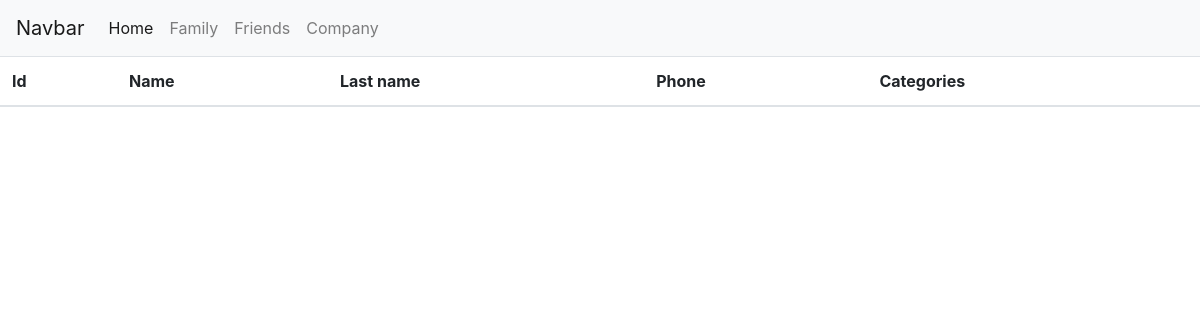
/, run on an earlier commit of the app's database.
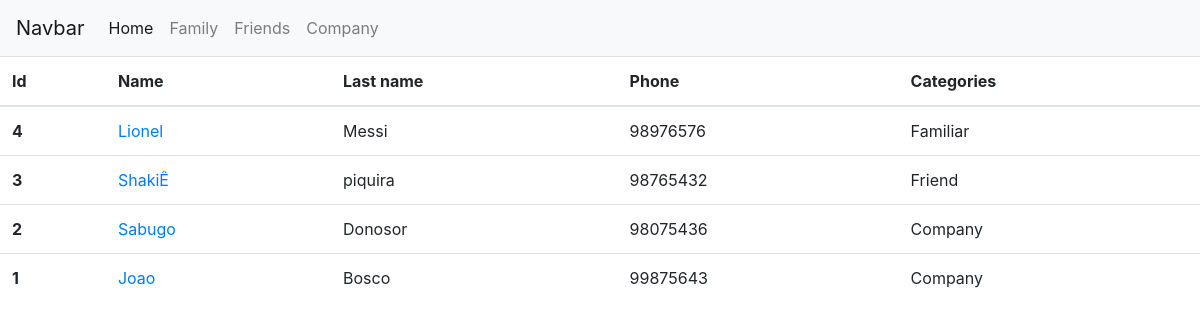
And on a later commit of the database.
### contacts/models.py (models this page shows, shortened)
class Contact(models.Model):
    name = models.CharField(max_length=20)
    nickname = models.CharField(max_length=20, blank=True)
    cel = models.CharField(max_length=15)
    mail = models.EmailField()
    register_date = models.DateField(default=timezone.now)
    description = models.TextField(blank=True)
    categories = models.ForeignKey(Category, on_delete=models.DO_NOTHING)

class Category(models.Model):
    name = models.CharField(max_length=20)
    def __str__(self):
        return self.name

### contacts/views.py (the view)
# urls.py: path('', views.index, name='index'),
def index(request):
    contacts = Contact.objects.order_by('-id')
    return render(request, 'contacts/index.html', {
        'contacts': contacts
    })

### contacts/templates/contacts/index.html (shortened to what this page needs)
<!doctype html>
<html lang="en">
<head>
   {% include 'contacts/partials/_head.html' %}
</head>
<body>
       <nav class="navbar navbar-expand-lg navbar-light bg-light">
      <a class="navbar-brand" href="#">Navbar</a>
      <div class="collapse navbar-collapse" id="navbarNav">
        <ul class="navbar-nav">
          <li class="nav-item active">
            <a class="nav-link" href="{% url 'index' %}">Home <span class="sr-only">(current)</span></a>
          </li>
          <li class="nav-item">
            <a class="nav-link" href="{% url 'see_family' %}">Family</a>
          </li>
          <li class="nav-item">
            <a class="nav-link" href="">Friends</a>
          </li>
            <li class="nav-item">
            <a class="nav-link" href="">Company</a>
          </li>
        </ul>
      </div>
    </nav>
    {% include 'contacts/partials/_content.html' %}
</body>
</html>

### contacts/templates/contacts/partials/_head.html (shortened to what this page needs)
<link rel="stylesheet" href="https://stackpath.bootstrapcdn.com/bootstrap/4.1.3/css/bootstrap.min.css">

### contacts/templates/contacts/partials/_content.html
<table class="table">
<thead>
  <tr>
    <th scope="col">Id</th>
    <th scope="col">Name</th>
    <th scope="col">Last name</th>
    <th scope="col">Phone</th>
    <th scope="col">Categories</th>
  </tr>
</thead>
<tbody>
{% for contact in contacts %}
  <tr>
    <th scope="row">{{ contact.id }}</th>
    <td>
      <a href="{% url 'see_contact' contact.id%}">{{ contact.name }}</a>
    </td>
    <td>{{ contact.nickname }}</td>
    <td>{{ contact.cel }}</td>
    <td>{{ contact.categories }}</td>
  </tr>
{% endfor %}
</tbody>
</table>

What changed in the data, as far as the page shows it:
added Contact: id "4", name "Lionel", nickname "Messi", cel "98976576", categories "Familiar"
added Contact: id "3", name "ShakiÊ", nickname "piquira", cel "98765432", categories "Friend"
added Contact: id "2", name "Sabugo", nickname "Donosor", cel "98075436", categories "Company"
added Contact: id "1", name "Joao", nickname "Bosco", cel "99875643", categories "Company"
